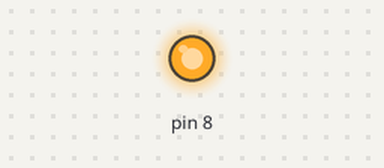
Simulated run of this sketch. Board: Arduino Uno, built with avr-gcc and run on an emulated ATmega328P. Parts: output pins drawn as LEDs (lit = HIGH).

Above: at 0.1 s.
Timing chart, 0 to 1.6 s (numbered marks = the images above):
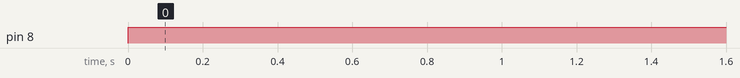

Measured:
- by itself, pin 8: LOW → HIGH at 0.00 s

The sketch:

MOSFETTest.ino
```cpp
// (licence header left out)
#define fadePin 9

void setup(){
  pinMode(8, OUTPUT);
}

void loop(){
  digitalWrite(8, HIGH);
//  for(int i = 0; i<360; i++){
//    //convert 0-360 angle to radian (needed for sin function)
//    float rad = DEG_TO_RAD * i;
//
//    //calculate sin of angle as number between 0 and 255
//    int sinOut = constrain((sin(rad) * 128) + 128, 0, 255);
//
//    analogWrite(fadePin, sinOut);
//
//    delay(15);
//  }
}
```
